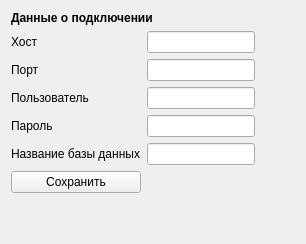
      <widget class="QWidget" name="tab_7">
       <attribute name="title">
        <string>Подключение к базе данных</string>
       </attribute>
       <layout class="QHBoxLayout" name="horizontalLayout_28">
        <item>
         <layout class="QVBoxLayout" name="verticalLayout_10">
          <item>
           <widget class="QLabel" name="label_22">
            <property name="font">
             <font>
              <weight>75</weight>
              <bold>true</bold>
             </font>
            </property>
            <property name="text">
             <string>Данные о подключении</string>
            </property>
           </widget>
          </item>
          <item>
           <layout class="QGridLayout" name="gridLayout">
            <item row="3" column="1">
             <widget class="QLineEdit" name="passwordLineEdit"/>
            </item>
            <item row="1" column="0">
             <widget class="QLabel" name="label_18">
              <property name="text">
               <string>Порт</string>
              </property>
             </widget>
            </item>
            <item row="4" column="1">
             <widget class="QLineEdit" name="dbNameLineEdit"/>
            </item>
            <item row="4" column="0">
             <widget class="QLabel" name="label_21">
              <property name="text">
               <string>Название базы данных</string>
              </property>
             </widget>
            </item>
            <item row="3" column="0">
             <widget class="QLabel" name="label_20">
              <property name="text">
               <string>Пароль</string>
              </property>
             </widget>
            </item>
            <item row="0" column="1">
             <widget class="QLineEdit" name="hostLineEdit">
              <property name="sizePolicy">
               <sizepolicy hsizetype="Expanding" vsizetype="Fixed">
                <horstretch>0</horstretch>
                <verstretch>0</verstretch>
               </sizepolicy>
              </property>
              <property name="minimumSize">
               <size>
                <width>100</width>
                <height>0</height>
               </size>
              </property>
             </widget>
            </item>
            <item row="0" column="0">
             <widget class="QLabel" name="label_16">
              <property name="text">
               <string>Хост</string>
              </property>
             </widget>
            </item>
            <item row="2" column="1">
             <widget class="QLineEdit" name="userLineEdit"/>
            </item>
            <item row="2" column="0">
             <widget class="QLabel" name="label_19">
              <property name="text">
               <string>Пользователь</string>
              </property>
             </widget>
            </item>
            <item row="1" column="1">
             <widget class="QLineEdit" name="portLineEdit"/>
            </item>
            <item row="5" column="0">
             <widget class="QPushButton" name="saveDBConnectionData">
              <property name="sizePolicy">
               <sizepolicy hsizetype="Minimum" vsizetype="Fixed">
                <horstretch>0</horstretch>
                <verstretch>0</verstretch>
               </sizepolicy>
              </property>
              <property name="text">
               <string>Сохранить</string>
              </property>
             </widget>
            </item>
           </layout>
          </item>
          <item>
           <spacer name="verticalSpacer_2">
            <property name="orientation">
             <enum>Qt::Vertical</enum>
            </property>
            <property name="sizeHint" stdset="0">
             <size>
              <width>20</width>
              <height>40</height>
             </size>
            </property>
           </spacer>
          </item>
         </layout>
        </item>
        <item>
         <spacer name="horizontalSpacer_11">
          <property name="orientation">
           <enum>Qt::Horizontal</enum>
          </property>
          <property name="sizeHint" stdset="0">
           <size>
            <width>40</width>
            <height>20</height>
           </size>
          </property>
         </spacer>
        </item>
       </layout>
      </widget>
